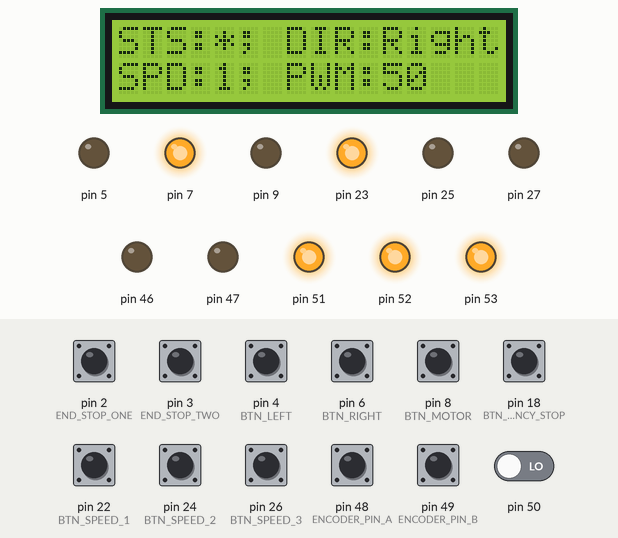
Bench run of a program on a simulated Arduino Mega 2560, built with avr-gcc and run on an emulated ATmega2560. Shown: 16×2 character LCD, output pins drawn as LEDs (lit = HIGH). Inputs (shaded band) come from the test bench; at power-on: pin 2 (END_STOP_ONE), pin 3 (END_STOP_TWO), pin 4 (BTN_LEFT), pin 6 (BTN_RIGHT), pin 8 (BTN_MOTOR), pin 18 (BTN_EMERGENCY_STOP), pin 22 (BTN_SPEED_1), pin 24 (BTN_SPEED_2), pin 26 (BTN_SPEED_3), pin 48 (ENCODER_PIN_A), pin 49 (ENCODER_PIN_B) HIGH, pin 50 LOW.

Above: at 1.3 s.
1.4 s: pin 8 (BTN_MOTOR) pulled LOW for 0.15 s
At 1.58 s:
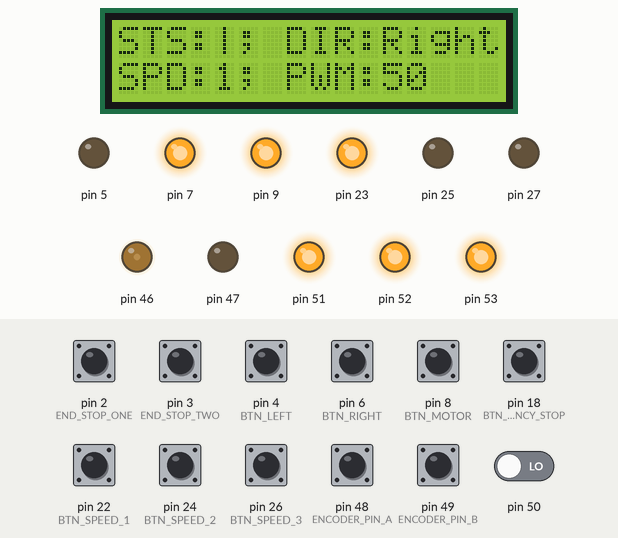
2.1 s: pin 4 (BTN_LEFT) pulled LOW for 0.15 s
At 2.33 s:
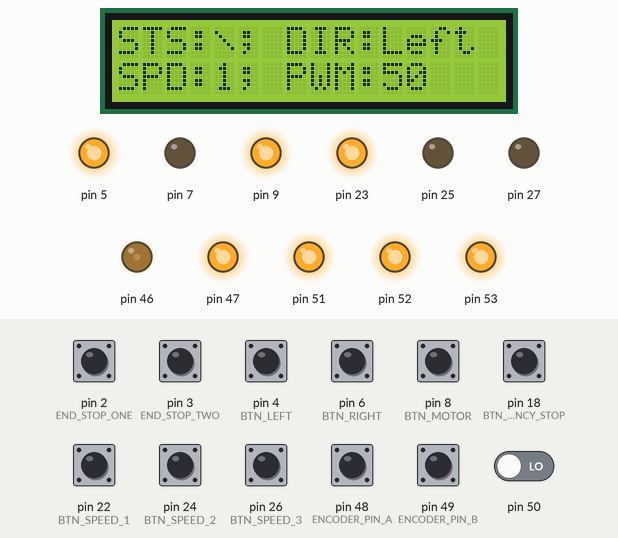
2.8 s: pin 2 (END_STOP_ONE) pulled LOW for 0.15 s
At 4.0 s:
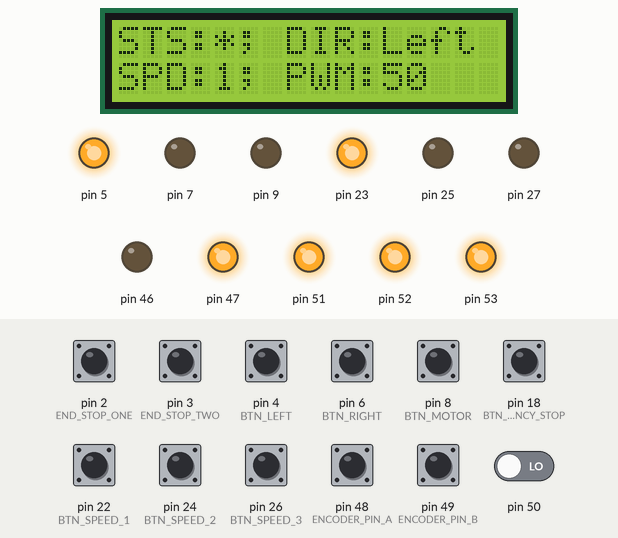
4.4 s: pin 50 driven HIGH
At 5.1 s:
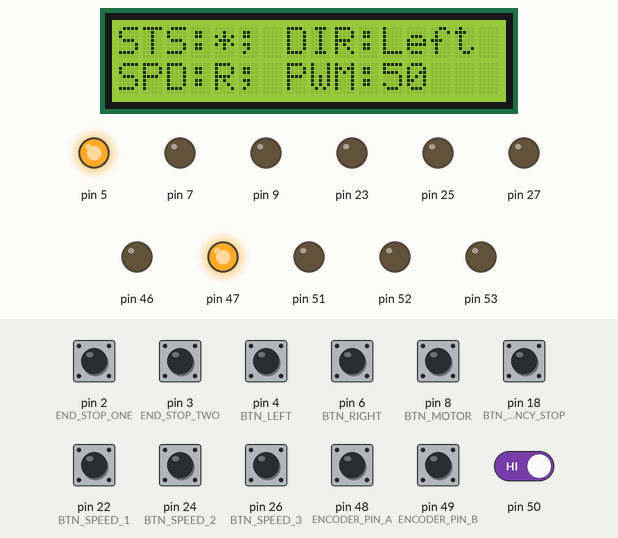
5.9 s: pin 6 (BTN_RIGHT) pulled LOW for 0.15 s
At 7.1 s:
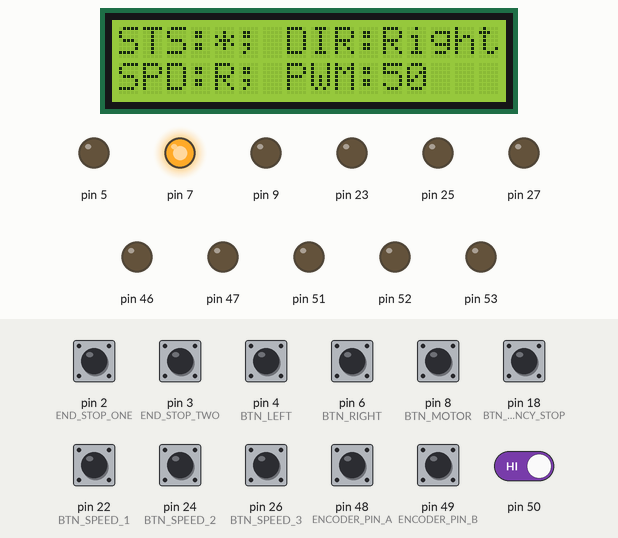
7.5 s: pin 8 (BTN_MOTOR) pulled LOW for 1 s
At 7.68 s:
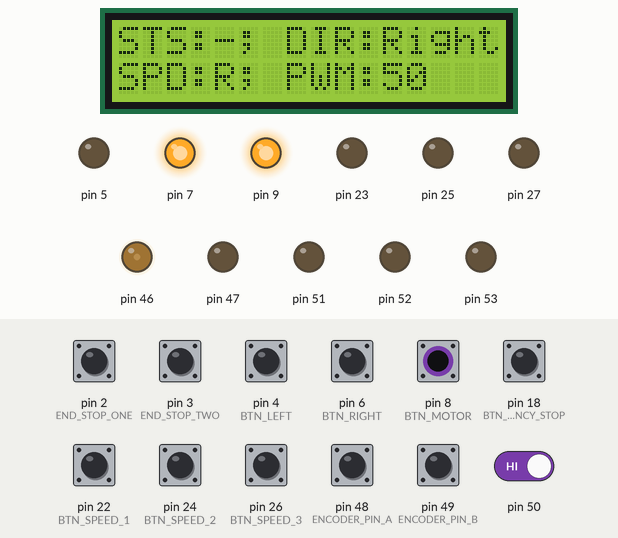
Timing chart, 0 to 10.1 s (numbered marks = the images above; inputs shaded):
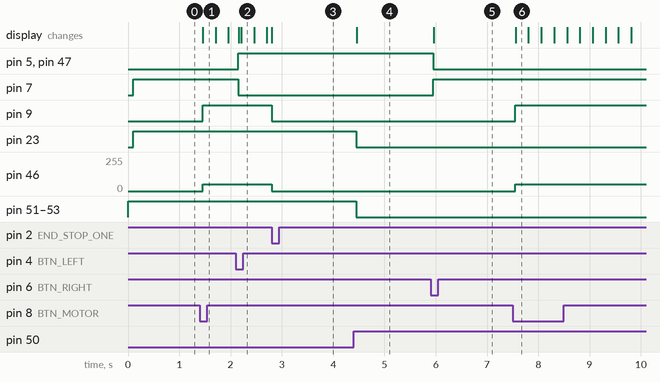

The program:

main.cpp
```cpp
#include <Arduino.h>
#include <LiquidCrystal_I2C.h>

#include <MotorController.h>
#include <Button.h>
#include <ButtonGroup.h>
#include <Display.h>
#include <RGBEncoder.h>

#include "Pins.h"

// Speed button PWM values
#define SPEED_1_PWM 50
#define SPEED_2_PWM 127
#define SPEED_3_PWM 255

#include <HTDual6A.h>
// Motor Controller
HTDual6A controller = HTDual6A(CONTROLLER_DIR, CONTROLLER_PWM);

// Direction buttons
Button btnLeft = Button(BTN_LEFT, LED_LEFT, Button::PULLUP);
Button btnRight = Button(BTN_RIGHT, LED_RIGHT, Button::PULLUP);
ButtonGroup btnGroupDirection = ButtonGroup(2, &btnLeft, &btnRight);

// Start & Stop button
Button btnMotor = Button(BTN_MOTOR, LED_MOTOR, Button::PULLUP | Button::TOGGLE);

// Speed buttons
Button btnSpeed1 = Button(BTN_SPEED_1, LED_SPEED_1, Button::PULLUP);
Button btnSpeed2 = Button(BTN_SPEED_2, LED_SPEED_2, Button::PULLUP);
Button btnSpeed3 = Button(BTN_SPEED_3, LED_SPEED_3, Button::PULLUP);
ButtonGroup btnGroupSpeed = ButtonGroup(3, &btnSpeed1, &btnSpeed2, &btnSpeed3);

// RGB Encoder
RGBEncoder encoder = RGBEncoder(ENCODER_PIN_A, ENCODER_PIN_B, ENCODER_RGB_R, ENCODER_RGB_G, ENCODER_RGB_B, ENCODER_BTN, Button::PULLDOWN);

// Display
Display display(0x20, 16, 2);

volatile bool running = false;
uint8_t pwm = 0;

/**
 * stop function for interrupts
 */
void stop() {
  controller.setPWM(0);
  btnMotor.off();
  running = false;
}

/**
 * Start the motor
 */
void start() {
  controller.setPWM(pwm);
  running = true;
}

/**
 * Update the display with the new speed and set the controller if already running
 */
void update(uint8_t speed) {
  display.printSpeed(speed);
  display.printPwm(pwm);
  if (running) {
    controller.setPWM(pwm);
  }
}

/**
 * Set the direction and update the display
 */
void direction(uint8_t btn) {
  if (btn == BTN_LEFT) {
    controller.setDirection(MotorController::CCW);
    display.printDirection(Display::DIRECTION_LEFT);
  } else if (btn == BTN_RIGHT) {
    controller.setDirection(MotorController::CW);
    display.printDirection(Display::DIRECTION_RIGHT);
  }
}

/**
 * Set the new speed
 */
void speed(uint8_t btn) {
  uint8_t speed;

  switch (btn) {
    case BTN_SPEED_1:
      pwm = SPEED_1_PWM;
      speed = Display::SPEED_1;
      break;
    case BTN_SPEED_2:
      pwm = SPEED_2_PWM;
      speed = Display::SPEED_2;
      break;
    case BTN_SPEED_3:
      pwm = SPEED_3_PWM;
      speed = Display::SPEED_3;
      break;
  }

  encoder.setRGB(B111); // Off
  update(speed);
}

void setup() {
  Serial.begin(9600);

  // Emergency stop interrupts
  pinMode(BTN_EMERGENCY_STOP, INPUT_PULLUP);
  attachInterrupt(digitalPinToInterrupt(BTN_EMERGENCY_STOP), stop, CHANGE);
  pinMode(END_STOP_ONE, INPUT_PULLUP);
  attachInterrupt(digitalPinToInterrupt(END_STOP_ONE), stop, CHANGE);
  pinMode(END_STOP_TWO, INPUT_PULLUP);
  attachInterrupt(digitalPinToInterrupt(END_STOP_TWO), stop, CHANGE);

  // Start display
  display.init();

  // Default to right
  btnRight.on();
  direction(BTN_RIGHT);

  // Default to speed 1
  btnSpeed1.on();
  speed(BTN_SPEED_1);
}

void loop() {
  // Start & Stop button
  if (btnMotor.isPressed()) {
    if (running) {
      stop();
    } else {
      start();
    }
  }

  // Direction button group
  btnGroupDirection.onPress(direction);

  // Speed button group
  btnGroupSpeed.onPress(speed);

  // Encoder press
  encoder.onPress([]() {
    encoder.setRGB(B000); // White
    // Turn off any speed buttons that might be on
    btnGroupSpeed.off();
    update(Display::SPEED_ROTARY);
  });

  // Encoder rotate
  // Print the PWM when the encoder rotates, new value won't apply till encoder click
  encoder.onRotate([](bool dir) {
    if (dir == Encoder::ROTATE_CW && pwm < UINT8_MAX) {
      pwm++;
    } else if (dir == Encoder::ROTATE_CCW && pwm > 25) {
      pwm--;
    }
    display.printPwm(pwm);
  });

  // Print status
  if (running) {
    display.printStatus(Display::STATUS_RUNNING);
  } else {
    display.printStatus(Display::STATUS_STOPPED);
  }
}
```

Pins.h
```cpp
// Left button and LED
#define BTN_LEFT 4
#define LED_LEFT 5

// Right button and LED
#define BTN_RIGHT 6
#define LED_RIGHT 7

// Motor On/Off button and LED
#define BTN_MOTOR 8
#define LED_MOTOR 9

// Rotary encoder
#define ENCODER_PIN_A 48
#define ENCODER_PIN_B 49
#define ENCODER_BTN 50
// TODO, PWM pins for RGB!!
#define ENCODER_RGB_R 51
#define ENCODER_RGB_G 52
#define ENCODER_RGB_B 53

// Saved pwm 1 and LED
#define BTN_SPEED_1 22
#define LED_SPEED_1 23

// Saved pwm 2 and LED
#define BTN_SPEED_2 24
#define LED_SPEED_2 25

// Saved pwm 3 and LED
#define BTN_SPEED_3 26
#define LED_SPEED_3 27

// DC Motor controller
#define CONTROLLER_DIR 47
#define CONTROLLER_PWM 46

// TODO, which pins are interrupts on the Mega??
// Emergency stop button
#define BTN_EMERGENCY_STOP 18

// End stops
#define END_STOP_ONE 2
#define END_STOP_TWO 3
```

Measured:
- after the input at 1.4 s, pin 9: LOW → HIGH after 0.05 s; pin 46: 0/255 → 50/255 after 0.05 s; the display: changes after 0.05 s (image 1)
- after the input at 2.1 s, pin 5, pin 47: LOW → HIGH after 0.05 s; pin 7: HIGH → LOW after 0.05 s; the display: first changes after 0.06 s (image 2 shows a later state)
- after the input at 2.8 s, pin 9: HIGH → LOW at once; pin 46: 50/255 → 0/255 at once; the display: changes at once (image 3)
- after the input at 4.4 s, pin 23, pin 51–53: HIGH → LOW after 0.05 s; the display: changes after 0.06 s (image 4)
- after the input at 5.9 s, pin 5, pin 47: HIGH → LOW after 0.05 s; pin 7: LOW → HIGH after 0.05 s; the display: changes after 0.06 s (image 5)
- after the input at 7.5 s, pin 9: LOW → HIGH after 0.05 s; pin 46: 0/255 → 50/255 after 0.05 s; the display: changes after 0.06 s (image 6)
